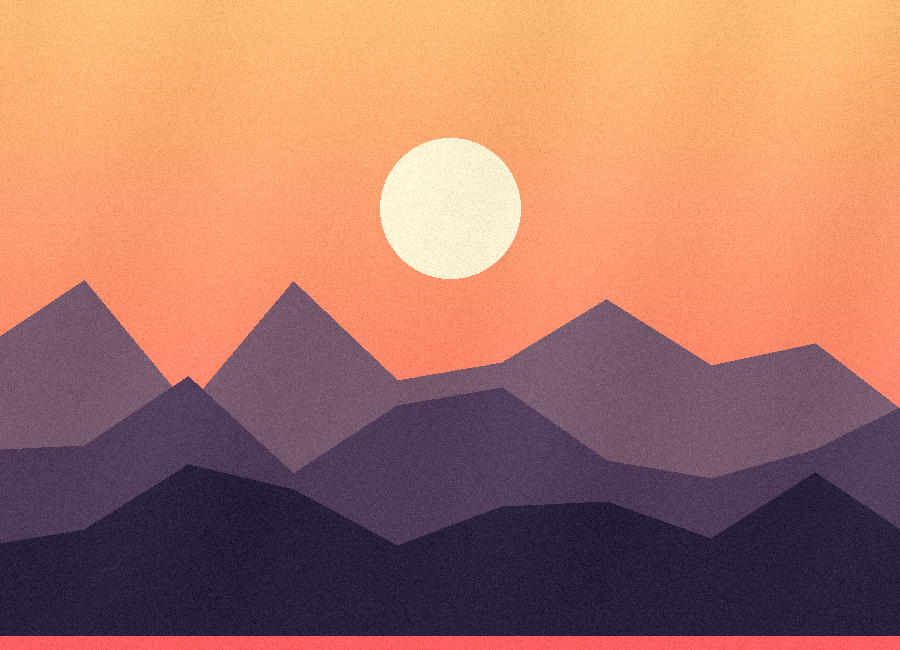
#> input picture assets/sample_photo.png, 900 x 650 px
$ python 07_pixel_art_downsampler.py
#> lines starting #> are read from the running program, lines starting #| are printed output that depends on the picture
### assets/sample_photo.py
"""
Shared demo asset — a synthetic "sample photo" (sunset over layered
mountains) used by every photo-filter project in this book.

Every filter script imports `ensure_sample_photo()` and runs it on this
image by default. To try a filter on your OWN photo, just change the
IMAGE_PATH constant near the top of that script to point at any JPG/PNG.
"""
import numpy as np
from PIL import Image, ImageDraw


# [61 lines left out: functions _sky_gradient, _mountain_silhouette, _cloud_texture, generate_sample_photo, not called in this run]


def ensure_sample_photo(path):
    """Create assets/sample_photo.png if it doesn't already exist."""
    path = str(path)
    import os
    if not os.path.exists(path):
        generate_sample_photo().save(path)
    return path


# [5 lines that do not run on import are left out]

### projects/07_pixel_art_downsampler.py
"""
Project 11 — Pixel Art Downsampler
Difficulty: easy | Time: a few seconds
Libraries: numpy, Pillow

Shrinks a photo down to a tiny grid, limits it to a small color palette,
then blows it back up with hard edges — the classic retro / 8-bit game
sprite look, popular for stylized avatars and game assets.

Run this on your OWN photo: just change IMAGE_PATH below.
"""
import sys
from pathlib import Path

from PIL import Image

sys.path.insert(0, str(Path(__file__).resolve().parent.parent))
from assets.sample_photo import ensure_sample_photo

# ---- Change these parameters to create your own variation ----
IMAGE_PATH = Path(__file__).resolve().parent.parent / "assets" / "sample_photo.png"
PIXEL_WIDTH = 72          # how many "pixels" wide the final art is
N_COLORS = 16             # limited retro-style palette
UPSCALE = 10              # final image = PIXEL_WIDTH * UPSCALE pixels wide
# ------------------------------------------------------------------


def main():
    out_dir = Path(__file__).resolve().parent.parent / "outputs"
    out_dir.mkdir(exist_ok=True)

    ensure_sample_photo(IMAGE_PATH)
    img = Image.open(IMAGE_PATH).convert("RGB")
#> img is the input picture: PIL image 900x650 RGB; mean R, G, B 171.7, 116.3, 101.3
    pixel_height = max(1, round(PIXEL_WIDTH * img.height / img.width))
#> pixel_height = 52

    small = img.resize((PIXEL_WIDTH, pixel_height), Image.BOX)
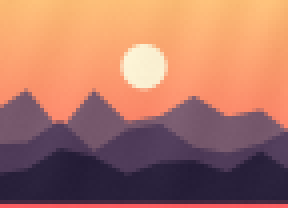
#> small: PIL image 72x52 RGB (shown 4 times larger); mean R, G, B 171.8, 116.3, 101.2
    quantized = small.quantize(colors=N_COLORS).convert("RGB")
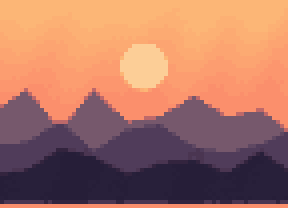
#> quantized: PIL image 72x52 RGB (shown 4 times larger); mean R, G, B 171.6, 116, 99.9
    final = quantized.resize((PIXEL_WIDTH * UPSCALE, pixel_height * UPSCALE), Image.NEAREST)

    out_path = out_dir / "07_pixel_art_downsampler.png"
    final.save(out_path)
    print(f"Saved {out_path}")


if __name__ == "__main__":
    main()
